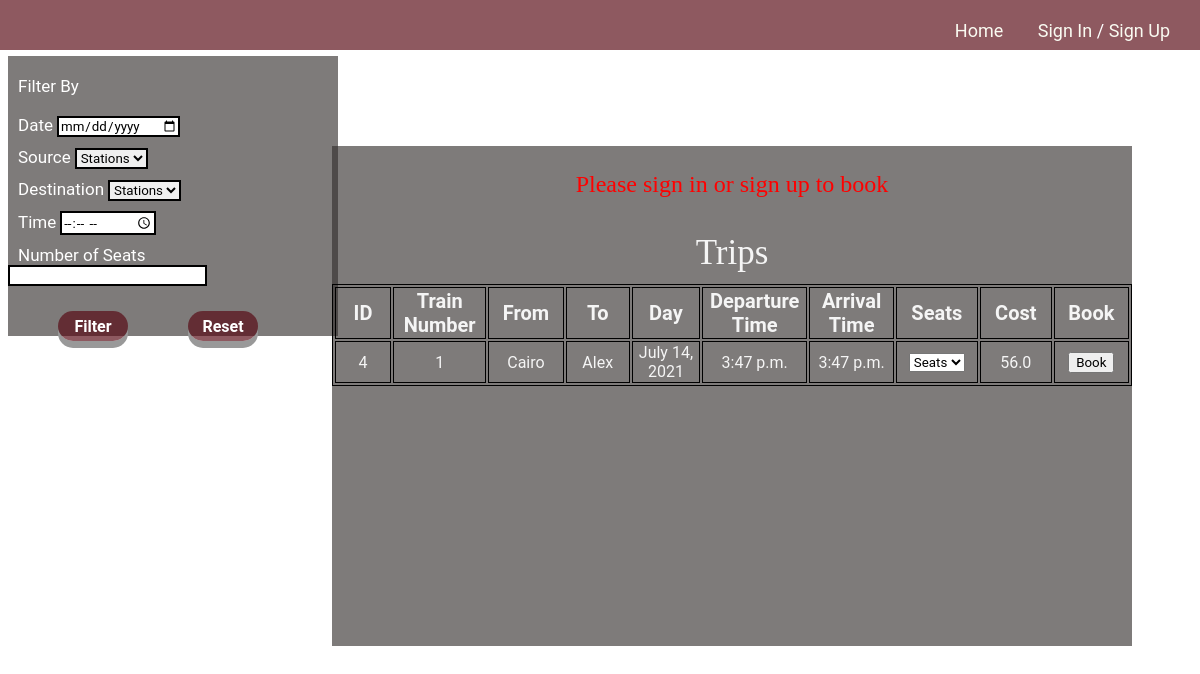
Screenshot of /trip/4/ with the database file from the repository.
### blog/models.py (models this page shows, shortened)
class Trip(models.Model):
    train = models.ForeignKey(
        Train, on_delete=models.CASCADE, related_name="TripTrain")
    source = models.ForeignKey(
        Station, on_delete=models.CASCADE, related_name="TripSource", null=False)
    destination = models.ForeignKey(
        Station, on_delete=models.CASCADE, related_name="TripDest", null=False)
    day = models.DateField(null=False)
    start_Time = models.TimeField(null=False)
    end_Time = models.TimeField(null=False)
    price = models.FloatField(null=False, default=0)
    Remaining_seats = models.IntegerField(default=0, editable=False)
    seats = models.IntegerField(default=0, editable=False)
    @property
    def isPast(self):
        return self.day >= date.today()

class Train(models.Model):
    Number_of_seats = models.IntegerField(default=0)
    source = models.ForeignKey(
        Station, on_delete=models.CASCADE, related_name="TrainSource", null=False)
    destination = models.ForeignKey(
        Station, on_delete=models.CASCADE, related_name="TrainDest", null=False)

class Station(models.Model):
    id = models.IntegerField(default=-1, primary_key=True)
    stationName = models.CharField(max_length=15)

### blog/views.py (the view)
# urls.py: path('trip/<id>/', views.certainTrip, name='certainTrip'),
def certainTrip(request, id):
    if request.user.is_authenticated:
        trip = Trip.objects.get(id = id)
        return render(request, 'sitePages/certainTrip.html', {'trip': trip})
    else:
        trips = Trip.objects.all()
        return render(request, 'sitePages/home.html', {'errorMsg': 'Please sign in or sign up to book', 'trips': trips})

### blog/tags/tags.py (called while the page is built)
@register.simple_tag
def tripSeat(trip):
    book = Book.objects.filter(trip = trip.id)
    bookSeats = book.values_list('seatTrain', flat=True)
    seats = []
    i = 1
    while i <= trip.seats:
        if i not in bookSeats:
            seats.append(i)
        i = i+1
    return seats

### templates/sitePages/home.html (shortened to what this page needs)
{% extends "base.html" %}
{% load static %}
{% load tags %}
{% block head %}
<link rel="stylesheet" href="{% static 'css/homePage.css' %}">
{% endblock%}
{% block content %}
<div class="filter" value="{{ trips }}" id = "variable">
    <span><label for="Filter options" id="label1">Filter By</label></span>
    <br> <br>
    <div id="Filter options">
        <label for="dateOption">Date</label>
        <input type="date" id="dateOption" name="dateOption"><br>
        <label for="sourceOption">Source</label>
        <select name="sourceOption" id="sourceOption">
            <option value="stations" hidden>Stations</option>
        </select><br>
        <label for="destOption">Destination</label>
        <select name="destOption" id="destOption">
            <option value="stations" hidden>Stations</option>
        </select><br>
        <label for="timeOption">Time</label>
        <input type="time" id="timeOption" name="timeOption"><br>
        <label for="seatNbOption">Number of Seats</label>
        <input type="text" id="seatNbOption" name="seatNbOption"><br>
    </div>
    <div id="filterDiv">
        <button class="filterBtns" onclick="filter()">Filter</button>
        <button class="filterBtns" onclick="reset()">Reset</button>
    </div>
</div>
<div class="trips" style="overflow: auto;">
    {% if errorMsg %}
        <p class="errorMessage" style="color: red; font-size: 24px;">{{ errorMsg }}</p>
    {% endif %}
    <p>Trips</p>
    <table id="tripsTable">
        <tr>
            <th>ID</th>
            <th>Train Number</th>
            <th>From</th>
            <th>To</th>
            <th>Day</th>
            <th>Departure Time</th>
            <th>Arrival Time</th>
            <th>Seats</th>
            <th>Cost</th>
            <th>Book</th>
        </tr>
        {% for trip in trips %}
            {% if trip.isPast and trip.Remaining_seats > 0 %}
                <tr id = "{{trip.id}}">
                    <td>{{trip.id}}</td>
                    <td>{{ trip.train.id }}</td>
                    <td>{{trip.source.stationName}}</td>
                    <td>{{trip.destination.stationName}}</td>
                    <td>{{trip.day}}</td>
                    <td>{{trip.start_Time}}</td>
                    <td>{{trip.end_Time}}</td>
                    <td>
                        <select>
                            <option selected hidden>Seats</option>
                            {% tripSeat trip as seats %}
                        </select>
                    </td>
                    <td>{{trip.price}}</td>
                    <td>
                        <a href="{% url 'blog:certainTrip' trip.id %}"><button>Book</button></a>
                    </td>
                </tr>
            {% endif %}
        {% empty %}
        <tr id="notrip">
            <td colspan="10">No Trips Available</td>
        </tr>
        {% endfor %}
    </table>
</div>
{% endblock content %}

### static/css/basePage.css (style rules this page uses)
* { box-sizing: border-box; }

### static/css/homePage.css (style rules this page uses)
* { box-sizing: border-box; font-family: 'Roboto', sans-serif; }
body { overflow: scroll; }
.filter { display: inline-block; align-items: center; margin-top: 4%; background: rgba(51, 46, 45, 0.63); width: 330px; height: 280px; padding-top: 20px; position: absolute; }
.filter label { font-size: 17px; color: white; margin-left: 10px; }
.filter select { border: 2px solid black; margin-bottom: 10px; }
.filter input { border: 2px solid black; margin-bottom: 10px; }
.filter button { height: 30px; width: 70px; margin-top: 15px; font-size: 16px; font-weight: bold; }
.trips p { font-family: 'Times New Roman', Times, serif; font-size: 35px; color: whitesmoke; text-align: center; padding-top: 0.5px; }
.trips { top: 17%; margin-left: 27%; background: rgba(51, 46, 45, 0.63); width: 800px; height: 500px; margin-top: 10px; position: absolute; }
table, th, td { margin-top: -3%; border: 1px solid black; table-layout: fixed; text-align: center; }
th { width: 133.3px; height: 40px; font-size: 20px; color: whitesmoke; font-weight: bold; }
td { width: 114.28px; height: 30px; font-size: 16px; color: whitesmoke; }
#filterDiv { display: inline-flex; width: 100%; }
.filterBtns { margin-right: 10px; margin-left: 50px; border-radius: 15px; text-align: center; text-decoration: none; outline: none; color: #fff; background-color: rgba(87, 8, 18, 0.671); border: none; border-radius: 15px; box-shadow: 0 7px #999; }

### rows the page displays
Trip: id "4", train.id "1", source.stationName "Cairo", destination.stationName "Alex", day "July 14, 2021", start_Time "3:47 p.m.", end_Time "3:47 p.m.", price "56.0"

### other values shown
{{ errorMsg }} "Please sign in or sign up to book"
